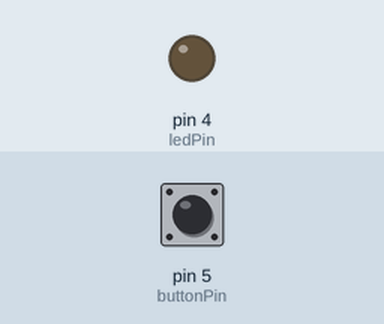
Simulated run of this sketch. Board: Arduino Uno, built with avr-gcc and run on an emulated ATmega328P. Parts: output pins drawn as LEDs (lit = HIGH). Dashed ring = blinking. The inputs (shaded band) are chosen by the test bench; at power-on: pin 5 (buttonPin) LOW.

Above: at 1.2 s.
1.3 s: pin 5 (buttonPin) pulled HIGH for 1 s
At 1.45 s:
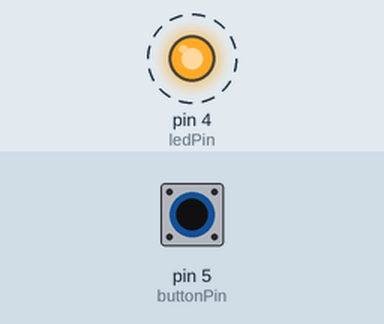
3.8 s: pin 5 (buttonPin) pulled HIGH for 0.15 s
At 4.5 s:
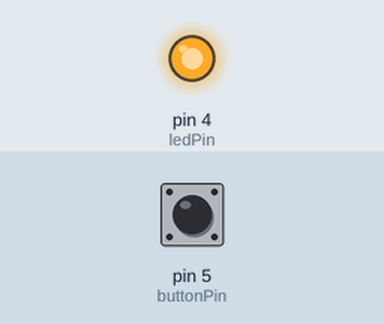
5.4 s: pin 5 (buttonPin) pulled HIGH for 3.2 s
At 9.2 s:
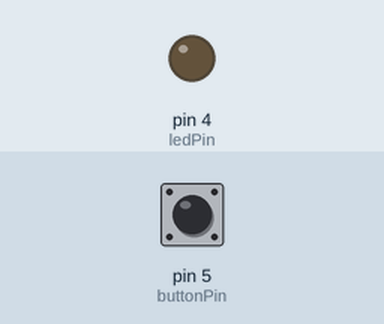
Timing chart, 0 to 10.7 s (numbered marks = the images above; inputs shaded):
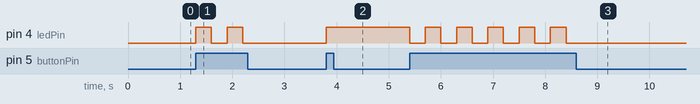

Measured:
- after the input at 1.3 s, pin 4 (ledPin): alternates HIGH for 0.30 s and LOW for 0.30 s, 4 changes in all, then stays LOW, starting at once
- after the input at 3.8 s, pin 4 (ledPin): LOW → HIGH at once
- after the input at 5.4 s, pin 4 (ledPin): alternates HIGH for 0.30 s and LOW for 0.30 s, 11 changes in all, then stays LOW, starting at once

The sketch:

push_Button_2.ino
```cpp
#define ledPin 4
#define buttonPin 5

bool ledState= 0; // stores LED ON/OFF state


void setup() {
  pinMode( ledPin, OUTPUT );
  pinMode( buttonPin, INPUT );
}

void loop()
{
  boolean btnState = digitalRead( buttonPin );
   if ( btnState==HIGH )
   {
    ledState=!ledState; //toggle led state
    digitalWrite(ledPin,ledState);
    delay(300); // delay to avoid multiple toggles
    }
}
```
